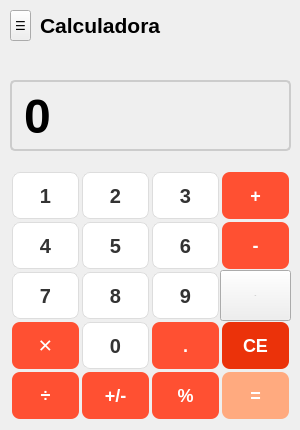
   <widget class="QWidget" name="calculadora">
    <widget class="QPushButton" name="numero_6">
     <property name="geometry">
      <rect>
       <x>150</x>
       <y>220</y>
       <width>71</width>
       <height>51</height>
      </rect>
     </property>
     <property name="font">
      <font>
       <pointsize>-1</pointsize>
       <weight>75</weight>
       <bold>true</bold>
      </font>
     </property>
     <property name="focusPolicy">
      <enum>Qt::NoFocus</enum>
     </property>
     <property name="styleSheet">
      <string notr="true">QPushButton {
    background-color: white;
    color: #333;
    font-size: 20px;
    font-weight: bold;
    border: 1px solid #ddd;
    border-radius: 8px;
    margin: 2px;
}
QPushButton:hover {
    background-color: #f5f5f5;
    border: 1px solid #ccc;
}</string>
     </property>
     <property name="text">
      <string>6</string>
     </property>
     <property name="checkable">
      <bool>false</bool>
     </property>
     <property name="checked">
      <bool>false</bool>
     </property>
    </widget>
    <widget class="QPushButton" name="numero_1">
     <property name="geometry">
      <rect>
       <x>10</x>
       <y>170</y>
       <width>71</width>
       <height>51</height>
      </rect>
     </property>
     <property name="font">
      <font>
       <pointsize>-1</pointsize>
       <weight>75</weight>
       <bold>true</bold>
      </font>
     </property>
     <property name="focusPolicy">
      <enum>Qt::NoFocus</enum>
     </property>
     <property name="styleSheet">
      <string notr="true">QPushButton {
    background-color: white;
    color: #333;
    font-size: 20px;
    font-weight: bold;
    border: 1px solid #ddd;
    border-radius: 8px;
    margin: 2px;
}
QPushButton:hover {
    background-color: #f5f5f5;
    border: 1px solid #ccc;
}
</string>
     </property>
     <property name="text">
      <string>1</string>
     </property>
     <property name="checkable">
      <bool>false</bool>
     </property>
     <property name="checked">
      <bool>false</bool>
     </property>
    </widget>
    <widget class="QPushButton" name="numero_4">
     <property name="geometry">
      <rect>
       <x>10</x>
       <y>220</y>
       <width>71</width>
       <height>51</height>
      </rect>
     </property>
     <property name="font">
      <font>
       <pointsize>-1</pointsize>
       <weight>75</weight>
       <bold>true</bold>
      </font>
     </property>
     <property name="focusPolicy">
      <enum>Qt::NoFocus</enum>
     </property>
     <property name="styleSheet">
      <string notr="true">QPushButton {
    background-color: white;
    color: #333;
    font-size: 20px;
    font-weight: bold;
    border: 1px solid #ddd;
    border-radius: 8px;
    margin: 2px;
}
QPushButton:hover {
    background-color: #f5f5f5;
    border: 1px solid #ccc;
}</string>
     </property>
     <property name="text">
      <string>4</string>
     </property>
     <property name="checkable">
      <bool>false</bool>
     </property>
     <property name="checked">
      <bool>false</bool>
     </property>
    </widget>
    <widget class="QPushButton" name="numero_5">
     <property name="geometry">
      <rect>
       <x>80</x>
       <y>220</y>
       <width>71</width>
       <height>51</height>
      </rect>
     </property>
     <property name="font">
      <font>
       <pointsize>-1</pointsize>
       <weight>75</weight>
       <bold>true</bold>
      </font>
     </property>
     <property name="focusPolicy">
      <enum>Qt::NoFocus</enum>
     </property>
     <property name="styleSheet">
      <string notr="true">QPushButton {
    background-color: white;
    color: #333;
    font-size: 20px;
    font-weight: bold;
    border: 1px solid #ddd;
    border-radius: 8px;
    margin: 2px;
}
QPushButton:hover {
    background-color: #f5f5f5;
    border: 1px solid #ccc;
}</string>
     </property>
     <property name="text">
      <string>5</string>
     </property>
     <property name="checkable">
      <bool>false</bool>
     </property>
     <property name="checked">
      <bool>false</bool>
     </property>
    </widget>
    <widget class="QPushButton" name="botao_apagar">
     <property name="geometry">
      <rect>
       <x>220</x>
       <y>270</y>
       <width>71</width>
       <height>51</height>
      </rect>
     </property>
     <property name="font">
      <font>
       <pointsize>-1</pointsize>
       <weight>75</weight>
       <bold>true</bold>
      </font>
     </property>
     <property name="focusPolicy">
      <enum>Qt::NoFocus</enum>
     </property>
     <property name="styleSheet">
      <string notr="true">
QPushButton {
    background-color: #ff8a80;
    color: white;
    font-size: 18px;
    font-weight: bold;
    border: none;
    border-radius: 8px;
    margin: 2px;  /* ← adiciona isto */
}
QPushButton:hover {
    background-color: #ff7052;
}
font-size: 24px !important;</string>
     </property>
     <property name="text">
      <string>⟵</string>
     </property>
     <property name="checkable">
      <bool>false</bool>
     </property>
     <property name="checked">
      <bool>false</bool>
     </property>
    </widget>
    <widget class="QToolButton" name="toolButton_0">
     <property name="geometry">
      <rect>
       <x>10</x>
       <y>10</y>
       <width>21</width>
       <height>31</height>
      </rect>
     </property>
     <property name="font">
      <font>
       <strikeout>false</strikeout>
       <stylestrategy>PreferAntialias</stylestrategy>
      </font>
     </property>
     <property name="tabletTracking">
      <bool>false</bool>
     </property>
     <property name="contextMenuPolicy">
      <enum>Qt::DefaultContextMenu</enum>
     </property>
     <property name="styleSheet">
      <string notr="true">QToolButton:hover {
        color: #000;
        background-color: #e0e0e0;
        border-radius: 5px;
    }</string>
     </property>
     <property name="text">
      <string>☰</string>
     </property>
     <property name="toolButtonStyle">
      <enum>Qt::ToolButtonIconOnly</enum>
     </property>
    </widget>
    <widget class="QPushButton" name="botao_decimal">
     <property name="geometry">
      <rect>
       <x>150</x>
       <y>320</y>
       <width>71</width>
       <height>51</height>
      </rect>
     </property>
     <property name="font">
      <font>
       <pointsize>-1</pointsize>
       <weight>75</weight>
       <bold>true</bold>
      </font>
     </property>
     <property name="focusPolicy">
      <enum>Qt::NoFocus</enum>
     </property>
     <property name="autoFillBackground">
      <bool>false</bool>
     </property>
     <property name="styleSheet">
      <string notr="true">QPushButton {
    background-color: #ff5032;
    color: white;
    font-size: 18px;
    font-weight: bold;
    border: none;
    border-radius: 8px;
    margin: 2px;  /* ← adiciona isto */
}
QPushButton:hover {
    background-color: #ff7052;
}</string>
     </property>
     <property name="text">
      <string>.</string>
     </property>
     <property name="checkable">
      <bool>false</bool>
     </property>
     <property name="checked">
      <bool>false</bool>
     </property>
    </widget>
    <widget class="QPushButton" name="operador_menos">
     <property name="geometry">
      <rect>
       <x>220</x>
       <y>220</y>
       <width>71</width>
       <height>51</height>
      </rect>
     </property>
     <property name="font">
      <font>
       <pointsize>-1</pointsize>
       <weight>75</weight>
       <bold>true</bold>
      </font>
     </property>
     <property name="focusPolicy">
      <enum>Qt::NoFocus</enum>
     </property>
     <property name="styleSheet">
      <string notr="true">
QPushButton {
    background-color: #ff5032;
    color: white;
    font-size: 18px;
    font-weight: bold;
    border: none;
    border-radius: 8px;
    margin: 2px;  /* ← adiciona isto */
}
QPushButton:hover {
    background-color: #ff7052;
}</string>
     </property>
     <property name="text">
      <string>-</string>
     </property>
     <property name="checkable">
      <bool>false</bool>
     </property>
     <property name="checked">
      <bool>false</bool>
     </property>
    </widget>
    <widget class="QLineEdit" name="fonte_display">
     <property name="geometry">
      <rect>
       <x>10</x>
       <y>80</y>
       <width>281</width>
       <height>71</height>
      </rect>
     </property>
     <property name="font">
      <font>
       <pointsize>-1</pointsize>
       <weight>75</weight>
       <bold>true</bold>
      </font>
     </property>
     <property name="cursor">
      <cursorShape>ArrowCursor</cursorShape>
     </property>
     <property name="styleSheet">
      <string notr="true">QLineEdit {
    background-color: transparent;
    color: #000000;
    font-size: 48px;
    font-weight: bold;
    border: 2px solid #cccccc;
    border-radius: 5px;
    padding: 10px;
}</string>
     </property>
     <property name="text">
      <string>0</string>
     </property>
     <property name="readOnly">
      <bool>true</bool>
     </property>
    </widget>
    <widget class="QPushButton" name="operador_percentagem">
     <property name="geometry">
      <rect>
       <x>150</x>
       <y>370</y>
       <width>71</width>
       <height>51</height>
      </rect>
     </property>
     <property name="font">
      <font>
       <pointsize>-1</pointsize>
       <weight>75</weight>
       <bold>true</bold>
      </font>
     </property>
     <property name="focusPolicy">
      <enum>Qt::NoFocus</enum>
     </property>
     <property name="styleSheet">
      <string notr="true">QPushButton {
    background-color: #ff5032;
    color: white;
    font-size: 18px;
    font-weight: bold;
    border: none;
    border-radius: 8px;
    margin: 2px;  /* ← adiciona isto */
}
QPushButton:hover {
    background-color: #ff7052;
}</string>
     </property>
     <property name="text">
      <string>%</string>
     </property>
     <property name="checkable">
      <bool>false</bool>
     </property>
     <property name="checked">
      <bool>false</bool>
     </property>
    </widget>
    <widget class="QPushButton" name="numero_9">
     <property name="geometry">
      <rect>
       <x>150</x>
       <y>270</y>
       <width>71</width>
       <height>51</height>
      </rect>
     </property>
     <property name="font">
      <font>
       <pointsize>-1</pointsize>
       <weight>75</weight>
       <bold>true</bold>
      </font>
     </property>
     <property name="focusPolicy">
      <enum>Qt::NoFocus</enum>
     </property>
     <property name="styleSheet">
      <string notr="true">QPushButton {
    background-color: white;
    color: #333;
    font-size: 20px;
    font-weight: bold;
    border: 1px solid #ddd;
    border-radius: 8px;
    margin: 2px;
}
QPushButton:hover {
    background-color: #f5f5f5;
    border: 1px solid #ccc;
}</string>
     </property>
     <property name="text">
      <string>9</string>
     </property>
     <property name="checkable">
      <bool>false</bool>
     </property>
     <property name="checked">
      <bool>false</bool>
     </property>
    </widget>
    <widget class="QPushButton" name="operador_dividir">
     <property name="geometry">
      <rect>
       <x>10</x>
       <y>370</y>
       <width>71</width>
       <height>51</height>
      </rect>
     </property>
     <property name="font">
      <font>
       <pointsize>-1</pointsize>
       <weight>75</weight>
       <bold>true</bold>
      </font>
     </property>
     <property name="focusPolicy">
      <enum>Qt::NoFocus</enum>
     </property>
     <property name="styleSheet">
      <string notr="true">QPushButton {
    background-color: #ff5032;
    color: white;
    font-size: 18px;
    font-weight: bold;
    border: none;
    border-radius: 8px;
    margin: 2px;  /* ← adiciona isto */
}
QPushButton:hover {
    background-color: #ff7052;
}</string>
     </property>
     <property name="text">
      <string>÷</string>
     </property>
     <property name="checkable">
      <bool>false</bool>
     </property>
     <property name="checked">
      <bool>false</bool>
     </property>
    </widget>
    <widget class="QPushButton" name="numero_8">
     <property name="geometry">
      <rect>
       <x>80</x>
       <y>270</y>
       <width>71</width>
       <height>51</height>
      </rect>
     </property>
     <property name="font">
      <font>
       <pointsize>-1</pointsize>
       <weight>75</weight>
       <bold>true</bold>
      </font>
     </property>
     <property name="focusPolicy">
      <enum>Qt::NoFocus</enum>
     </property>
     <property name="styleSheet">
      <string notr="true">QPushButton {
    background-color: white;
    color: #333;
    font-size: 20px;
    font-weight: bold;
    border: 1px solid #ddd;
    border-radius: 8px;
    margin: 2px;
}
QPushButton:hover {
    background-color: #f5f5f5;
    border: 1px solid #ccc;
}</string>
     </property>
     <property name="text">
      <string>8</string>
     </property>
     <property name="checkable">
      <bool>false</bool>
     </property>
     <property name="checked">
      <bool>false</bool>
     </property>
    </widget>
    <widget class="QPushButton" name="operador_mais">
     <property name="geometry">
      <rect>
       <x>220</x>
       <y>170</y>
       <width>71</width>
       <height>51</height>
      </rect>
     </property>
     <property name="font">
      <font>
       <pointsize>-1</pointsize>
       <weight>75</weight>
       <bold>true</bold>
      </font>
     </property>
     <property name="focusPolicy">
      <enum>Qt::NoFocus</enum>
     </property>
     <property name="styleSheet">
      <string notr="true">QPushButton {
    background-color: #ff5032;
    color: white;
    font-size: 18px;
    font-weight: bold;
    border: none;
    border-radius: 8px;
    margin: 2px;  /* ← adiciona isto */
}
QPushButton:hover {
    background-color: #ff7052;
}</string>
     </property>
     <property name="text">
      <string>+</string>
     </property>
     <property name="checkable">
      <bool>false</bool>
     </property>
     <property name="checked">
      <bool>false</bool>
     </property>
    </widget>
    <widget class="QPushButton" name="botao_sinal">
     <property name="geometry">
      <rect>
       <x>80</x>
       <y>370</y>
       <width>71</width>
       <height>51</height>
      </rect>
     </property>
     <property name="font">
      <font>
       <pointsize>-1</pointsize>
       <weight>75</weight>
       <bold>true</bold>
      </font>
     </property>
     <property name="focusPolicy">
      <enum>Qt::NoFocus</enum>
     </property>
     <property name="styleSheet">
      <string notr="true">QPushButton {
    background-color: #ff5032;
    color: white;
    font-size: 18px;
    font-weight: bold;
    border: none;
    border-radius: 8px;
    margin: 2px;  /* ← adiciona isto */
}
QPushButton:hover {
    background-color: #ff7052;
}</string>
     </property>
     <property name="text">
      <string>+/-</string>
     </property>
     <property name="checkable">
      <bool>false</bool>
     </property>
     <property name="checked">
      <bool>false</bool>
     </property>
    </widget>
    <widget class="QPushButton" name="numero_0">
     <property name="geometry">
      <rect>
       <x>80</x>
       <y>320</y>
       <width>71</width>
       <height>51</height>
      </rect>
     </property>
     <property name="font">
      <font>
       <pointsize>-1</pointsize>
       <weight>75</weight>
       <bold>true</bold>
      </font>
     </property>
     <property name="focusPolicy">
      <enum>Qt::NoFocus</enum>
     </property>
     <property name="styleSheet">
      <string notr="true">QPushButton {
    background-color: white;
    color: #333;
    font-size: 20px;
    font-weight: bold;
    border: 1px solid #ddd;
    border-radius: 8px;
    margin: 2px;
}
QPushButton:hover {
    background-color: #f5f5f5;
    border: 1px solid #ccc;
}</string>
     </property>
     <property name="text">
      <string>0</string>
     </property>
     <property name="checkable">
      <bool>false</bool>
     </property>
     <property name="checked">
      <bool>false</bool>
     </property>
    </widget>
    <widget class="QPushButton" name="numero_7">
     <property name="geometry">
      <rect>
       <x>10</x>
       <y>270</y>
       <width>71</width>
       <height>51</height>
      </rect>
     </property>
     <property name="font">
      <font>
       <pointsize>-1</pointsize>
       <weight>75</weight>
       <bold>true</bold>
      </font>
     </property>
     <property name="focusPolicy">
      <enum>Qt::NoFocus</enum>
     </property>
     <property name="styleSheet">
      <string notr="true">QPushButton {
    background-color: white;
    color: #333;
    font-size: 20px;
    font-weight: bold;
    border: 1px solid #ddd;
    border-radius: 8px;
    margin: 2px;
}
QPushButton:hover {
    background-color: #f5f5f5;
    border: 1px solid #ccc;
}</string>
     </property>
     <property name="text">
      <string>7</string>
     </property>
     <property name="checkable">
      <bool>false</bool>
     </property>
     <property name="checked">
      <bool>false</bool>
     </property>
    </widget>
    <widget class="QPushButton" name="numero_2">
     <property name="geometry">
      <rect>
       <x>80</x>
       <y>170</y>
       <width>71</width>
       <height>51</height>
      </rect>
     </property>
     <property name="font">
      <font>
       <pointsize>-1</pointsize>
       <weight>75</weight>
       <bold>true</bold>
      </font>
     </property>
     <property name="focusPolicy">
      <enum>Qt::NoFocus</enum>
     </property>
     <property name="styleSheet">
      <string notr="true">QPushButton {
    background-color: white;
    color: #333;
    font-size: 20px;
    font-weight: bold;
    border: 1px solid #ddd;
    border-radius: 8px;
    margin: 2px;
}
QPushButton:hover {
    background-color: #f5f5f5;
    border: 1px solid #ccc;
}</string>
     </property>
     <property name="text">
      <string>2</string>
     </property>
     <property name="checkable">
      <bool>false</bool>
     </property>
     <property name="checked">
      <bool>false</bool>
     </property>
    </widget>
    <widget class="QPushButton" name="botao_apagar_tudo">
     <property name="geometry">
      <rect>
       <x>220</x>
       <y>320</y>
       <width>71</width>
       <height>51</height>
      </rect>
     </property>
     <property name="font">
      <font>
       <pointsize>-1</pointsize>
       <weight>75</weight>
       <bold>true</bold>
      </font>
     </property>
     <property name="focusPolicy">
      <enum>Qt::NoFocus</enum>
     </property>
     <property name="styleSheet">
      <string notr="true">
QPushButton {
    background-color: rgb(235, 50, 10);;
    color: white;
    font-size: 18px;
    font-weight: bold;
    border: none;
    border-radius: 8px;
    margin: 2px;  /* ← adiciona isto */
}
QPushButton:hover {
    background-color: #ff7052;
}</string>
     </property>
     <property name="text">
      <string>CE</string>
     </property>
     <property name="checkable">
      <bool>false</bool>
     </property>
     <property name="checked">
      <bool>false</bool>
     </property>
    </widget>
    <widget class="QPushButton" name="botao_resultado">
     <property name="geometry">
      <rect>
       <x>220</x>
       <y>370</y>
       <width>71</width>
       <height>51</height>
      </rect>
     </property>
     <property name="font">
      <font>
       <pointsize>-1</pointsize>
       <weight>75</weight>
       <bold>true</bold>
      </font>
     </property>
     <property name="styleSheet">
      <string notr="true">
QPushButton {
    background-color:rgb(255, 170, 127);
    color: white;
    font-size: 18px;
    font-weight: bold;
    border: none;
    border-radius: 8px;
    margin: 2px;  /* ← adiciona isto */
}
QPushButton:hover {
    background-color: #ff7052;
}</string>
     </property>
     <property name="text">
      <string>=</string>
     </property>
     <property name="checkable">
      <bool>false</bool>
     </property>
     <property name="checked">
      <bool>false</bool>
     </property>
    </widget>
    <widget class="QPushButton" name="numero_3">
     <property name="geometry">
      <rect>
       <x>150</x>
       <y>170</y>
       <width>71</width>
       <height>51</height>
      </rect>
     </property>
     <property name="font">
      <font>
       <pointsize>-1</pointsize>
       <weight>75</weight>
       <bold>true</bold>
      </font>
     </property>
     <property name="focusPolicy">
      <enum>Qt::NoFocus</enum>
     </property>
     <property name="styleSheet">
      <string notr="true">QPushButton {
    background-color: white;
    color: #333;
    font-size: 20px;
    font-weight: bold;
    border: 1px solid #ddd;
    border-radius: 8px;
    margin: 2px;
}
QPushButton:hover {
    background-color: #f5f5f5;
    border: 1px solid #ccc;
}</string>
     </property>
     <property name="text">
      <string>3</string>
     </property>
     <property name="checkable">
      <bool>false</bool>
     </property>
     <property name="checked">
      <bool>false</bool>
     </property>
    </widget>
    <widget class="QPushButton" name="operador_multiplicar">
     <property name="enabled">
      <bool>true</bool>
     </property>
     <property name="geometry">
      <rect>
       <x>10</x>
       <y>320</y>
       <width>71</width>
       <height>51</height>
      </rect>
     </property>
     <property name="font">
      <font>
       <pointsize>-1</pointsize>
       <weight>75</weight>
       <bold>true</bold>
      </font>
     </property>
     <property name="mouseTracking">
      <bool>false</bool>
     </property>
     <property name="focusPolicy">
      <enum>Qt::NoFocus</enum>
     </property>
     <property name="styleSheet">
      <string notr="true">QPushButton {
    background-color: #ff5032;
    color: white;
    font-size: 18px;
    font-weight: bold;
    border: none;
    border-radius: 8px;
    margin: 2px;  /* ← adiciona isto */
}
QPushButton:hover {
    background-color: #ff7052;
}</string>
     </property>
     <property name="text">
      <string>✕</string>
     </property>
     <property name="checkable">
      <bool>false</bool>
     </property>
     <property name="checked">
      <bool>false</bool>
     </property>
     <property name="autoDefault">
      <bool>true</bool>
     </property>
     <property name="default">
      <bool>false</bool>
     </property>
     <property name="flat">
      <bool>false</bool>
     </property>
    </widget>
    <widget class="QLabel" name="label_calculadora">
     <property name="geometry">
      <rect>
       <x>40</x>
       <y>10</y>
       <width>141</width>
       <height>31</height>
      </rect>
     </property>
     <property name="text">
      <string>&lt;html&gt;&lt;head/&gt;&lt;body&gt;&lt;p&gt;&lt;span style=&quot; font-size:16pt; font-weight:600;&quot;&gt;Calculadora&lt;/span&gt;&lt;/p&gt;&lt;/body&gt;&lt;/html&gt;</string>
     </property>
    </widget>
   </widget>
